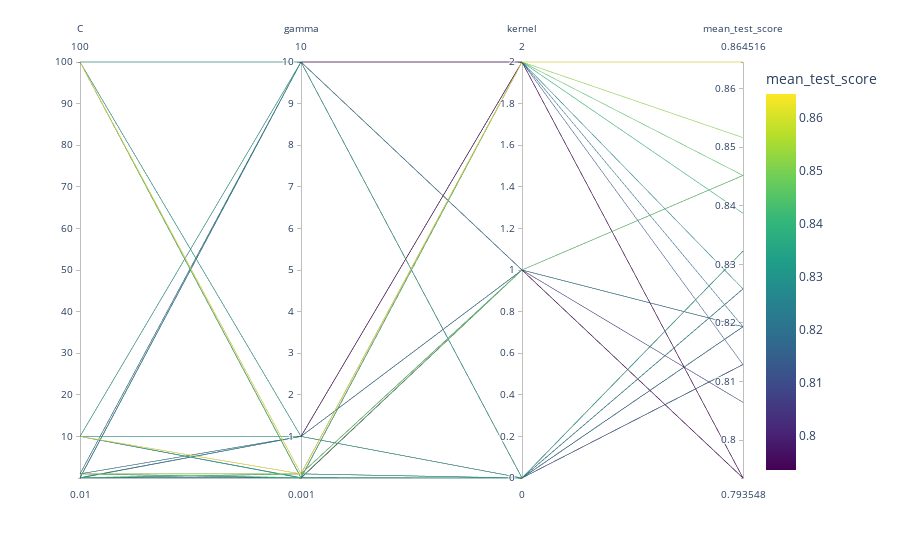

Here is the notebook cell this chart was saved with:
### Code cell
best_svm = grid_search(SVC(), X, y, hyperparams = params_svm, scoring=f2, scale=StandardScaler())
best_svm
